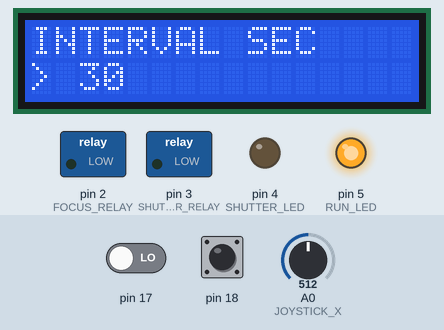
Recording of a sketch running on a simulated Arduino Uno, built with avr-gcc and run on an emulated ATmega328P. Shown: 16×2 character LCD, switched loads named in the sketch (green lamp = pin HIGH), output pins drawn as LEDs (lit = HIGH). Dashed ring = blinking. The inputs (shaded band) are chosen by the test bench; at power-on: pin 18 LOW, A0 (JOYSTICK_X) = 512, pin 17 LOW.

Above: at 1.2 s.
1.3 s: pin 18 driven HIGH
At 1.78 s:
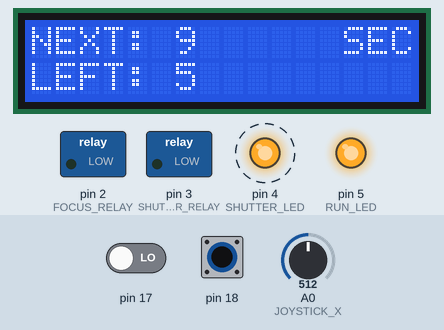
3.8 s: pin 18 pulsed LOW 2 times (0.12 s each, 0.3 s apart)
At 5.18 s:
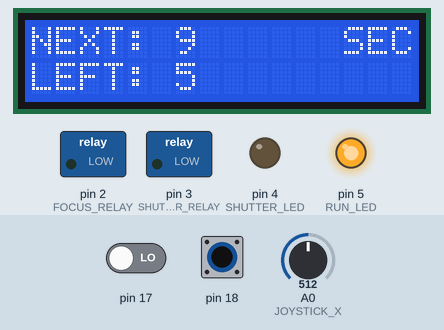
At 10.7 s:
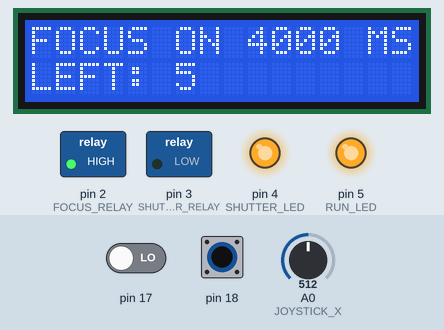
Timing chart, 0 to 17.8 s (numbered marks = the images above; inputs shaded):
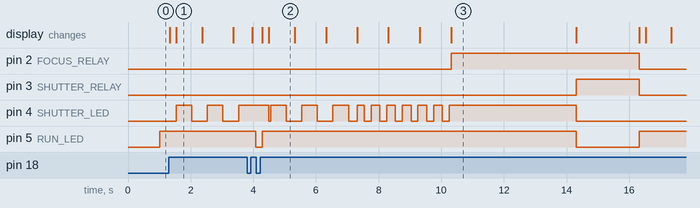

The sketch:

remote-camera-control.ino
```cpp
#include <LiquidCrystal.h>

#define MODE_PROGRAMMING 0
#define MODE_RUNNING 1
#define PROGRAMMING_INTERVAL 0
#define PROGRAMMING_COUNT 1
#define PROGRAMMING_START_WAIT 2

#define RUN_LED 5
#define SHUTTER_LED 4

#define FOCUS_RELAY 2
#define SHUTTER_RELAY 3

#define PROGRAMMING_LINE_1_A "INTERVAL SEC    "
#define PROGRAMMING_LINE_1_B "PHOTO COUNT     "
#define PROGRAMMING_LINE_1_C "START DELAY SEC "
#define PROGRAMMING_LINE_2   ">               "

#define JOYSTICK_X 0
#define JOYSTICK_Y 1
#define BTN_1 (3 + 14)
#define BTN_2 (4 + 14)

int previousJoystickButtonState = LOW;
int previousButton1State = LOW;
int previousButton2State = LOW;

const int rs = 12, en = 11, d4 = 6, d5 = 7, d6 = 8, d7 = 9;
LiquidCrystal lcd(rs, en, d4, d5, d6, d7);

long intervalSec = 30;
long picturesRemaining = 5;
long startDelaySec = 10;

long nextMillis = 0;

int operationMode = MODE_PROGRAMMING;
int programmingMode = PROGRAMMING_INTERVAL;

void setup() {
  // put your setup code here, to run once:
  lcd.begin(16, 2);

  pinMode(JOYSTICK_X, INPUT);
  pinMode(JOYSTICK_Y, INPUT);
  pinMode(BTN_1, INPUT);
  pinMode(BTN_2, INPUT);

  pinMode(RUN_LED, OUTPUT);
  pinMode(SHUTTER_LED, OUTPUT);
  pinMode(FOCUS_RELAY, OUTPUT);
  pinMode(SHUTTER_RELAY, OUTPUT);
}

void loop() {
  if (operationMode == MODE_PROGRAMMING) {
    runLedBlinking();
    programmingLoop();
    if (button2Pressed()) {
      nextMillis = millis() + (startDelaySec * 1000);
      operationMode = MODE_RUNNING;
    }
  } else {
    runLedOn();
    runningModeLoop();
    if (button2Pressed() || picturesRemaining <= 0) {
      nextMillis = 0;
      operationMode = MODE_PROGRAMMING;
      if (picturesRemaining <= 0) {
        picturesRemaining = 0;
      }
    }
  }
}

void runningModeLoop() {
  long timeRemaining = nextMillis - millis();
  lcd.setCursor(0, 0);
  lcd.print("NEXT:        SEC");
  lcd.setCursor(6, 0);
  lcd.print(timeRemaining / 1000);
  lcd.setCursor(0, 1);
  lcd.print("LEFT:           ");
  lcd.setCursor(6, 1);
  lcd.print(picturesRemaining);
  if (timeRemaining <= 4000) {
    takePicture(); // Takes 4000 mS
  } else if (timeRemaining < 7000) {
    blinkShutterLedQuickly();
    delay(50);
  } else if (timeRemaining < 10000) {
    blinkShutterLedSlowly();
    delay(50);
  } else {
    delay(200);
  }
}

void programmingLoop() {
  if (programmingMode == PROGRAMMING_INTERVAL) {
    lcd.setCursor(0, 0);
    lcd.print(PROGRAMMING_LINE_1_A);
    lcd.setCursor(0, 1);
    lcd.print(PROGRAMMING_LINE_2);
    lcd.setCursor(2, 1);
    lcd.print(intervalSec);
    intervalSec += translateJoystickInput(analogRead(JOYSTICK_X));
    if (intervalSec < 5) {
      intervalSec = 5;
    }
    if (button1Pressed() == HIGH) {
      programmingMode = PROGRAMMING_COUNT;
    }
  } else if (programmingMode == PROGRAMMING_COUNT){
    lcd.setCursor(0, 0);
    lcd.print(PROGRAMMING_LINE_1_B);
    lcd.setCursor(0, 1);
    lcd.print(PROGRAMMING_LINE_2);
    lcd.setCursor(2, 1);
    lcd.print(picturesRemaining);
    picturesRemaining += translateJoystickInput(analogRead(JOYSTICK_X));
    if (picturesRemaining < 0) {
      picturesRemaining = 5;
    }
    if (button1Pressed() == HIGH) {
      programmingMode = PROGRAMMING_START_WAIT;
    }
  } else if (programmingMode == PROGRAMMING_START_WAIT){
    lcd.setCursor(0, 0);
    lcd.print(PROGRAMMING_LINE_1_C);
    lcd.setCursor(0, 1);
    lcd.print(PROGRAMMING_LINE_2);
    lcd.setCursor(2, 1);
    lcd.print(startDelaySec);
    startDelaySec += translateJoystickInput(analogRead(JOYSTICK_X));
    if (startDelaySec < 0) {
      startDelaySec = 0;
    }
    if (button1Pressed() == HIGH) {
      programmingMode = PROGRAMMING_INTERVAL;
    }
  }

  delay(100);
}

/*
 * 4000 MS
 */
void takePicture() {
  lcd.setCursor(0, 0);
  lcd.print("FOCUS ON 4000 MS");
  focusRelayOn();
  shutterLedOn();
  delay(4000);
  lcd.setCursor(0, 0);
  lcd.print("SHUTT ON 2000 MS");
  shutterLedOff();
  runLedOff();
  shutterRelayOn();
  delay(2000);
  focusRelayOff();
  shutterRelayOff();
  runLedOn();

  nextMillis = millis() + (intervalSec * 1000);
  picturesRemaining--;
}

void shutterRelayOn() {
  digitalWrite(SHUTTER_RELAY, HIGH);
}

void shutterRelayOff() {
  digitalWrite(SHUTTER_RELAY, LOW);
}

void focusRelayOn() {
  digitalWrite(FOCUS_RELAY, HIGH);
}

void focusRelayOff() {
  digitalWrite(FOCUS_RELAY, LOW);
}

void shutterLedOn() {
  digitalWrite(SHUTTER_LED, HIGH);
}

void shutterLedOff() {
  digitalWrite(SHUTTER_LED, LOW);
}

void runLedOn() {
  digitalWrite(RUN_LED, HIGH);
}

void runLedOff() {
  digitalWrite(RUN_LED, LOW);
}

void blinkShutterLedSlowly() {
  blinkLed(SHUTTER_LED, 1000);
}

void blinkShutterLedQuickly() {
  blinkLed(SHUTTER_LED, 500);
}

void runLedBlinking() {
  blinkLed(RUN_LED, 2000);
}

void blinkLed(int ledPin, long fullOnOffCycleDuration) {
  long remaining = millis() % fullOnOffCycleDuration;
  Serial.println(remaining);
  if (remaining < (fullOnOffCycleDuration / 2)) {
    digitalWrite(ledPin, LOW);
  } else {
    digitalWrite(ledPin, HIGH);
  }
}

int translateJoystickInput(int val) {
  const int baseline = 512;
  const int idle = 24;
  int diff = (baseline - val) * -1;
  if (abs(diff) < idle) {
    return 0;
  }
  return diff / 200.0;
}

int button1Pressed() {
  int buttonVal = digitalRead(BTN_1);
  if (buttonVal == HIGH && previousButton1State == LOW) {
    previousButton1State = buttonVal;
    return HIGH;
  }
  previousButton1State = buttonVal;
  return LOW;
}

int button2Pressed() {
  int buttonVal = digitalRead(BTN_2);
  if (buttonVal == HIGH && previousButton2State == LOW) {
    previousButton2State = buttonVal;
    return HIGH;
  }
  previousButton2State = buttonVal;
  return LOW;
}
```

Measured:
- after the input at 1.3 s, pin 4 (SHUTTER_LED): alternates HIGH for 0.50 s and LOW for 0.50 s, starting after 0.24 s; pin 5 (RUN_LED): stays HIGH (without the input it goes to LOW after 0.76 s); the display: first changes at once (image 1 shows a later state)
- after the input at 3.8 s, the display: first changes after 0.17 s (image 2 shows a later state)
